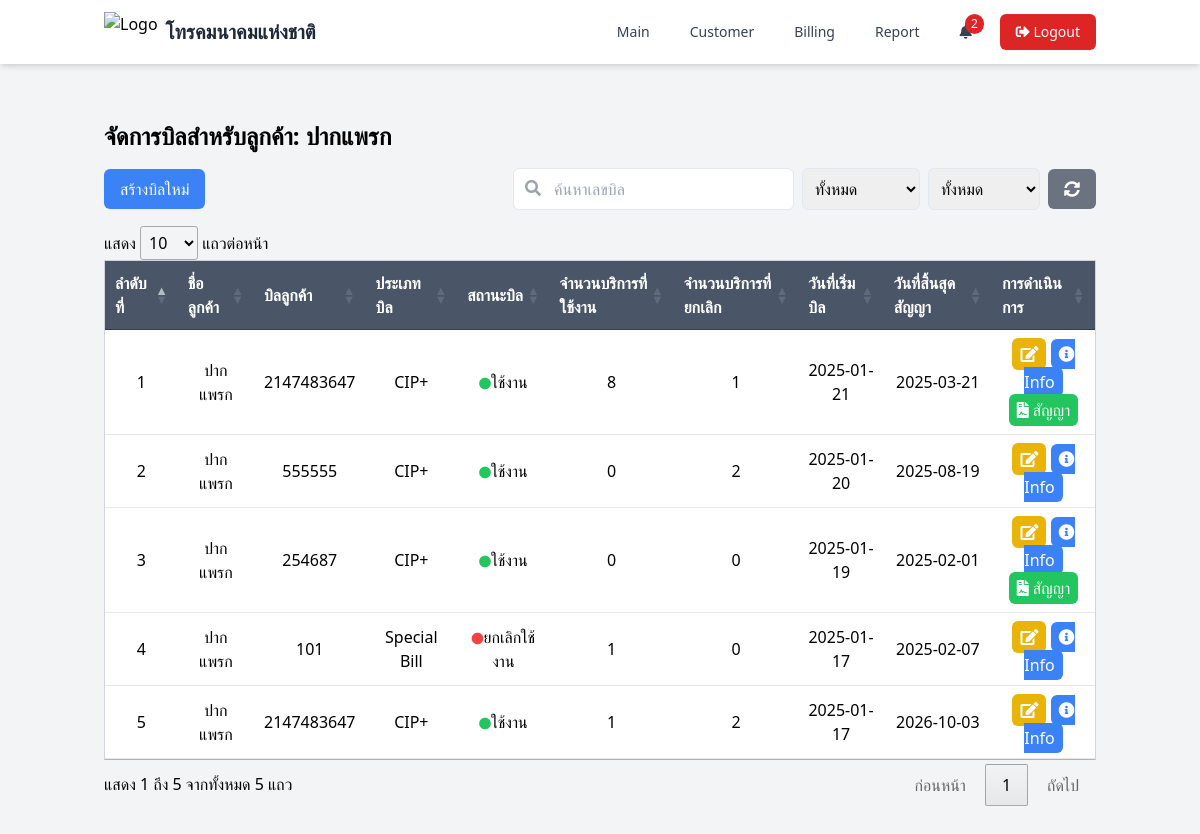
The app's page /page/bill.php?id_customer=38 (signed in) with its own data.
### tables this page shows
CREATE TABLE `customers` (
  `id_customer` int(11) NOT NULL,
  `name_customer` varchar(100) DEFAULT NULL,
  `type_customer` enum('อบต','อบจ','เทศบาล','โรงแรม') DEFAULT NULL,
  `phone_customer` varchar(50) DEFAULT NULL,
  `status_customer` enum('ใช้งาน','ไม่ได้ใช้งาน') DEFAULT NULL,
  `id_address` int(11) DEFAULT NULL,
  `create_at` datetime DEFAULT NULL,
  `update_at` datetime DEFAULT NULL
);

CREATE TABLE `bill_customer` (
  `id_bill` int(11) NOT NULL,
  `number_bill` int(15) DEFAULT NULL,
  `type_bill` enum('CIP+','Special Bill','Nt1') DEFAULT NULL,
  `status_bill` enum('ใช้งาน','ยกเลิกใช้งาน') DEFAULT NULL,
  `id_customer` int(11) DEFAULT NULL,
  `create_at` date DEFAULT NULL,
  `update_at` date DEFAULT NULL,
  `date_count` int(11) DEFAULT NULL,
  `end_date` date DEFAULT NULL,
  `contact_count` int(11) DEFAULT 0,
  `contact_status` enum('ยังไม่ได้เลือก','ต่อสัญญา','ยกเลิกสัญญา') DEFAULT 'ยังไม่ได้เลือก'
);

### page/bill.php (the view, shortened to what this page needs)
<?php
require_once '../function/functions.php';
$id_customer = isset($_GET['id_customer']) ? intval($_GET['id_customer']) : 0;
$bill_id = isset($_GET['id_bill']) ? intval($_GET['id_bill']) : 0;
$customer_name = '';
if ($id_customer > 0) {
    $sql = "SELECT name_customer FROM customers WHERE id_customer = ?";
    $stmt = $conn->prepare($sql);
    $stmt->bind_param("i", $id_customer);
    $stmt->execute();
    $result = $stmt->get_result();
    $customer = $result->fetch_assoc();
    $customer_name = $customer['name_customer'];
}
$sql = "SELECT
            c.name_customer AS customer_name,
            b.id_bill,
            b.number_bill AS bill_number,
            b.type_bill AS bill_type,
            b.status_bill AS bill_status,
            b.create_at AS bill_start_date,
            b.end_date AS end_date,
            b.contact_status as contact_status,
            SUM(CASE WHEN s.status_service = 'ใช้งาน' THEN 1 ELSE 0 END) AS active_services,
            SUM(CASE WHEN s.status_service = 'ยกเลิก' THEN 1 ELSE 0 END) AS canceled_services
        FROM bill_customer b
        JOIN customers c ON b.id_customer = c.id_customer
        LEFT JOIN service_customer s ON b.id_bill = s.id_bill
        WHERE 1=1";
if ($id_customer > 0) {
    $sql .= " AND b.id_customer = ?";
}
$sql .= " GROUP BY b.id_bill ORDER BY b.create_at DESC";
$stmt = $conn->prepare($sql);
if ($id_customer > 0 && $bill_id > 0) {
    $stmt->bind_param("ii", $id_customer, $bill_id);
} elseif ($id_customer > 0) {
    $stmt->bind_param("i", $id_customer);
} elseif ($bill_id > 0) {
    $stmt->bind_param("i", $bill_id);
}
$stmt->execute();
$result = $stmt->get_result();
$bills = $result->fetch_all(MYSQLI_ASSOC);
?>
<!DOCTYPE html>
<html lang="en">
<head>
    <script src="https://cdn.tailwindcss.com"></script>
    <link rel="stylesheet" href="https://cdnjs.cloudflare.com/ajax/libs/font-awesome/5.15.4/css/all.min.css">
    <link rel="stylesheet" type="text/css" href="https://cdn.datatables.net/1.11.5/css/jquery.dataTables.css">
</head>
<body class="bg-gray-100">
    <?php include './components/navbar.php'; ?>
        <div class="mt-6">
            <div class="container mx-auto px-4 py-8">
            <h1 class="text-2xl font-bold mb-4">จัดการบิลสำหรับลูกค้า: <?= $id_customer > 0 ? htmlspecialchars($customer_name) : 'ทั้งหมด' ?></h1>
                <div class="flex justify-between items-center mb-4">
                    <button onclick="openCreateBillModal()" class="bg-blue-500 text-white px-4 py-2 rounded-md">สร้างบิลใหม่</button>
                    <div class="flex items-center">
                        <div class="relative">
                            <input type="text" id="searchNumberBill" placeholder="ค้นหาเลขบิล" class="border p-2 rounded-md pl-10 mr-2">
                            <i class="fas fa-search absolute left-3 top-3 text-gray-400"></i>
                        </div>
                        <select id="filterTypeBill" class="p-2 border rounded-md mr-2">
                            <option value="">ทั้งหมด</option>
                        </select>
                        <select id="filterStatusBill" class="p-2 border rounded-md mr-2">
                            <option value="">ทั้งหมด</option>
                        </select>
                        <button onclick="resetFilters()" class="bg-gray-500 text-white px-4 py-2 rounded-md"> <i class="fas fa-sync-alt"></i></button>
                    </div>
                </div>
            <table id="billTable" class="min-w-full bg-white border border-gray-300">
                <thead>
                    <tr>
                        <th class="py-2 px-4 border-b">ลำดับที่</th>
                        <th class="py-2 px-4 border-b">ชื่อลูกค้า</th>
                        <th class="py-2 px-4 border-b">บิลลูกค้า</th>
                        <th class="py-2 px-4 border-b">ประเภทบิล</th>
                        <th class="py-2 px-4 border-b">สถานะบิล</th>
                        <th class="py-2 px-4 border-b">จำนวนบริการที่ใช้งาน</th>
                        <th class="py-2 px-4 border-b">จำนวนบริการที่ยกเลิก</th>
                        <th class="py-2 px-4 border-b">วันที่เริ่มบิล</th>
                        <th class="py-2 px-4 border-b">วันที่สิ้นสุดสัญญา</th>
                        <th class="py-2 px-4 border-b">การดำเนินการ</th>
                    </tr>
                </thead>
                <tbody>
                    <?php if (!empty($bills)): ?>
                        <?php $counter = 1; ?>
                        <?php foreach ($bills as $bill): ?>
                            <tr>
                                <td class="py-2 px-4 border-b text-center"><?php echo $counter; ?></td>
                                <td class="py-2 px-4 border-b text-center"><?php echo htmlspecialchars($bill['customer_name']); ?></td>
                                <td class="py-2 px-4 border-b text-center"><?php echo htmlspecialchars($bill['bill_number']); ?></td>
                                <td class="py-2 px-4 border-b text-center"><?php echo htmlspecialchars($bill['bill_type']); ?></td>
                                <td class="py-2 px-4 border-b text-center">
                                    <?php if ($bill['bill_status'] === 'ใช้งาน'): ?>
                                        <i class="fas fa-circle text-green-500"></i><?= $bill['bill_status'] ?>
                                    <?php else: ?>
                                        <i class="fas fa-circle text-red-500"></i><?= $bill['bill_status'] ?>
                                    <?php endif; ?>
                                </td>
                                <td class="py-2 px-4 border-b text-center"><?php echo $bill['active_services']; ?></td>
                                <td class="py-2 px-4 border-b text-center"><?php echo $bill['canceled_services']; ?></td>
                                <td class="py-2 px-4 border-b text-center"><?php echo htmlspecialchars($bill['bill_start_date']); ?></td>
                                <td class="py-2 px-4 border-b text-center"><?php echo htmlspecialchars($bill['end_date']); ?></td>
                                <td class="py-2 px-4 border-b text-center">
                                    <button onclick="openEditBillModal(<?php echo $bill['id_bill']; ?>)" class="bg-yellow-500 text-white px-2 py-1 rounded-md">
                                        <i class="fas fa-edit"></i>
                                    </button>
                                    <a href="service_bill.php?id_bill=<?php echo $bill['id_bill']; ?>" class="bg-blue-500 text-white px-2 py-1 rounded-md">
                                        <i class="fas fa-info-circle"></i> Info
                                    </a>
                                    <div>
                                        <?php
                                        $end_date = new DateTime($bill['end_date']);
                                        $current_date = new DateTime();
                                        $interval = $current_date->diff($end_date);
                                        $days_left = $interval->days;
                                        if ($days_left < 60 && $bill['contact_status'] !== 'ยกเลิกสัญญา' && $bill['bill_status'] !== 'ยกเลิกใช้งาน') {
                                            echo '<button onclick="openContractModal(' . $bill['id_bill'] . ')" class="bg-green-500 text-white px-2 py-1 rounded-md"><i class="fas fa-file-contract"></i> สัญญา</button>';
                                        }
                                        ?>
                                    </div>
                                </td>
                            </tr>
                            <?php $counter++; ?>
                        <?php endforeach; ?>
                    <?php else: ?>
                        <tr>
                            <td colspan="10" class="py-2 px-4 border-b text-center">ไม่มีข้อมูลบิล</td>
                        </tr>
                    <?php endif; ?>
                </tbody>
            </table>
        </div>
    </div>
</body>
</html>

### page/bill.php (style rules this page uses)
.border { border: 1px solid #e2e8f0; }
.rounded-md { border-radius: 0.375rem; }
#billTable thead th { background-color: #4a5568; color: white; }
#billTable tbody tr { background-color: rgb(255, 255, 255); }
.fa-circle { font-size: 12px; }

### records on screen
customers: name_customer "ปากแพรก"
bill_customer: id_customer.name_customer "ปากแพรก", number_bill "2147483647", type_bill "CIP+", status_bill "ใช้งาน", active_services "8", canceled_services "1", create_at "2025-01-21", end_date "2025-03-21"
bill_customer: id_customer.name_customer "ปากแพรก", number_bill "555555", type_bill "CIP+", status_bill "ใช้งาน", active_services "0", canceled_services "2", create_at "2025-01-20", end_date "2025-08-19"
bill_customer: id_customer.name_customer "ปากแพรก", number_bill "254687", type_bill "CIP+", status_bill "ใช้งาน", active_services "0", canceled_services "0", create_at "2025-01-19", end_date "2025-02-01"
bill_customer: id_customer.name_customer "ปากแพรก", number_bill "101", type_bill "Special Bill", status_bill "ยกเลิกใช้งาน", active_services "1", canceled_services "0", create_at "2025-01-17", end_date "2025-02-07"
bill_customer: id_customer.name_customer "ปากแพรก", number_bill "2147483647", type_bill "CIP+", status_bill "ใช้งาน", active_services "1", canceled_services "2", create_at "2025-01-17", end_date "2026-10-03"

### other values on screen
$near_expiry_count "2"
